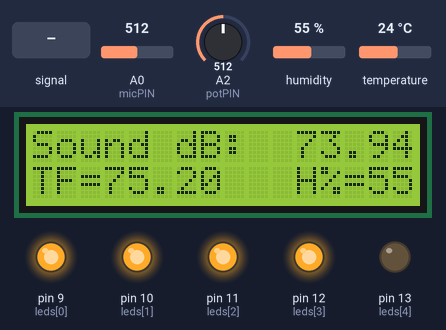
Bench run of a sketch on a simulated Arduino Uno, built with avr-gcc and run on an emulated ATmega328P. On the bench: 16×2 character LCD, output pins drawn as LEDs (lit = HIGH). Dashed ring = blinking. The test bench sets the inputs (shaded band); at power-on: A0 (micPIN) = 512, A2 (potPIN) = 512, humidity 55 %, temperature 24 °C.

Above: at 1.6 s.
1.7 s: A0 (micPIN) fed a 200 Hz sine of ±81 counts around its level
At 2.5 s:
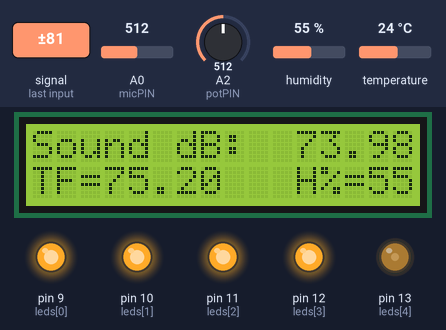
3.3 s: A0 (micPIN) set to 716
At 5.2 s:
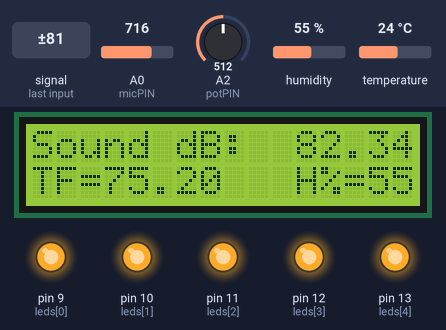
5.5 s: A2 (potPIN) set to 394
At 6.8 s:
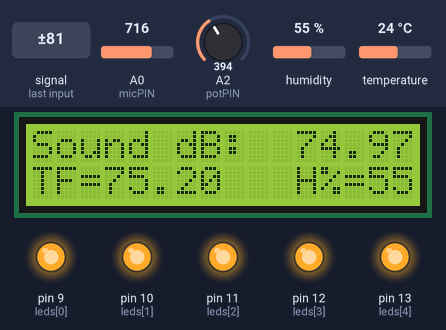
7.5 s: A2 (potPIN) set to 364
At 8.4 s:
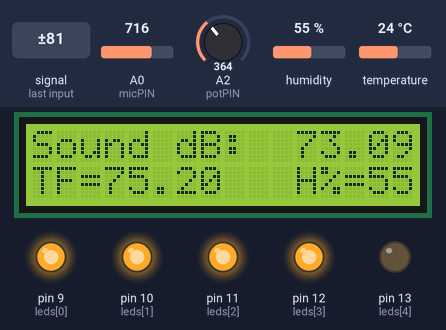
9.5 s: A0 (micPIN) fed a 2 Hz sine of ±306 counts around its level
At 11.69 s:
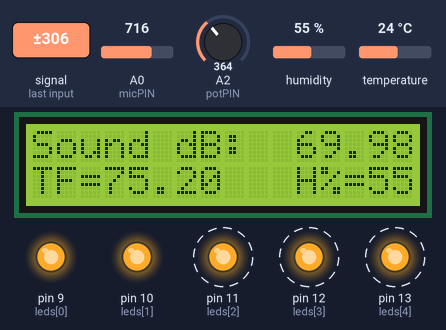
11.8 s: A2 (potPIN) set to 52
At 12.66 s:
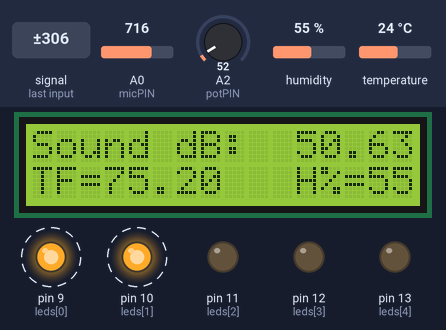
Timing chart, 0 to 14.8 s (numbered marks = the images above; inputs shaded):
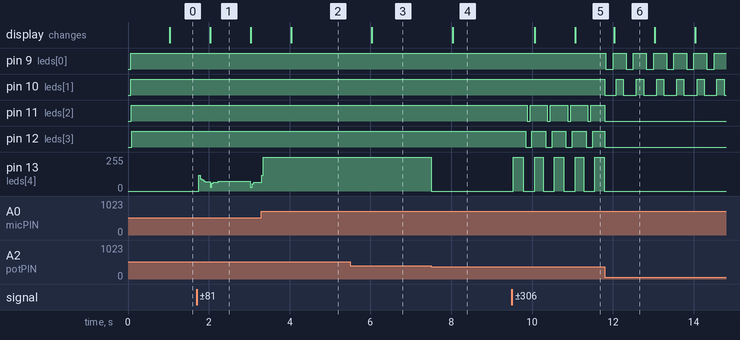

The sketch:

Homework3.ino
```cpp
/*
  EE2800 F18.
  Joshua Blaney
  Sept 27, 2018
*/

//include necessary libraries (i.e., LCD and DHT)
#include <LiquidCrystal.h>
#include <SimpleDHT.h>
LiquidCrystal lcd(3, 4, 5, 6, 7, 8);

//variable declaration and initialization
long t0 = millis();
int micPIN = A0;
int potPIN = A2;
int dcVoltage = 387;
float avgVol = 0.0;
float alpha = .99;
int pinDHT11 = 2;
SimpleDHT11 dht11;
int leds[] = {9,10,11,12,13};


void setup()
{
  Serial.begin(9600);

  //here include the setup code for the microphone
  analogReference(EXTERNAL);
  pinMode(micPIN, INPUT);

  //here include pinMode statements for all GPIO pins used
  for (int i = 0; i < 5; i++)
  {
    pinMode(leds[i],OUTPUT);
  }

  //here include initialization code for the lcd
  lcd.begin(16, 2);
}
void loop()
{
  //code to read the microphone and find a running average
  int sample = analogRead(micPIN) - dcVoltage;
  int vol = abs(sample);
  avgVol = alpha * avgVol + (1.0 - alpha) * vol;

  //convert the running average sound level to dB
  float dB = 20.0 * log10(avgVol);

  //Read the pot and add the value to the dB value
  float potVal = analogRead(potPIN)/16.0;
  float Xdb = dB + potVal;

  //Turn on/off the LEDs to implement the light gauge
  if(Xdb > 50){digitalWrite(leds[0],HIGH);}else{digitalWrite(leds[0],LOW);}
  if(Xdb > 56){digitalWrite(leds[1],HIGH);}else{digitalWrite(leds[1],LOW);}
  if(Xdb > 62){digitalWrite(leds[2],HIGH);}else{digitalWrite(leds[2],LOW);}
  if(Xdb > 68){digitalWrite(leds[3],HIGH);}else{digitalWrite(leds[3],LOW);}
  if(Xdb > 74){digitalWrite(leds[4],HIGH);}else{digitalWrite(leds[4],LOW);}

  if (millis() - t0 > 1000) {  //do the following once per second
    t0 = millis(); //reset the clock

    //code to measure the temperature and humidity
    byte temperature = 0;
    byte humidity = 0;
    byte data[40] = {0};
    dht11.read(pinDHT11, &temperature, &humidity, data);
    int tempc = (int) temperature;
    float tempf = temperature * 1.8 + 32.0;
    int humid = (int) humidity;

    //code to update the LCD
    lcd.setCursor(0, 0);
    lcd.print("Sound dB:         ");
    lcd.setCursor(11, 0);
    lcd.print(Xdb);
    lcd.setCursor(0,1);
    lcd.print("TF=");
    lcd.print(tempf);
    lcd.print("   H%=");
    lcd.println(humid);
  }
}
```

Measured:
- the behaviour switches between 379 and 378 on A2 (potPIN) (found by bisection; images 3 and 4)
- after the input at 1.7 s, the display: changes after 0.33 s (image 1)
- after the input at 5.5 s, the display: changes after 0.54 s (image 3)
- after the input at 7.5 s, pin 13 (leds[4]): 255/255 → 0/255 at once; the display: changes after 0.54 s (image 4)
- after the input at 9.5 s, pin 11 (leds[2]): alternates HIGH for 0.43 s and LOW for 0.07 s, starting after 0.38 s; pin 12 (leds[3]): alternates HIGH for 0.34 s and LOW for 0.16 s, starting after 0.34 s
- after the input at 11.8 s, pin 9 (leds[0]): alternates HIGH for 0.32 s and LOW for 0.18 s, starting at once; pin 10 (leds[1]): alternates HIGH for 0.18 s and LOW for 0.32 s, starting at once; pin 13 (leds[4]): stops changing and stays 0/255
- what the display in image 1 shows lasts 1.0 s, from 2.0 s to 3.0 s
